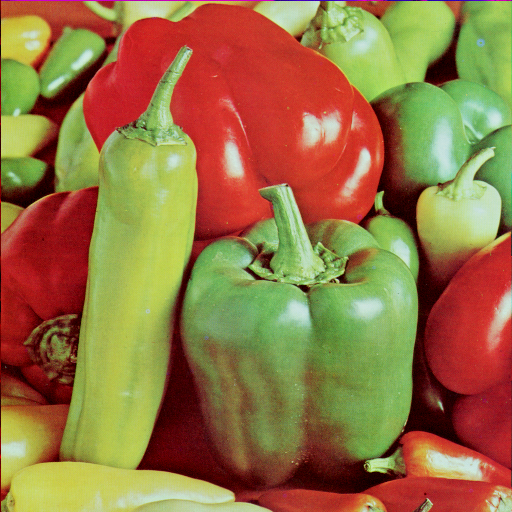
#> input picture DIP_Assignment1_2023/images/PeppersRGB.tif, 512 x 512 px
$ python -i utils.py   (imports and definitions only)
#> lines starting #> are read from the running program, lines starting #| are printed output that depends on the picture
#> further down, picture is the input picture: shape (512, 512, 3); mean B, G, R 66.5, 115.6, 149.8
import numpy as np
import cv2
from scipy.ndimage import gaussian_filter, sobel
import matplotlib
import matplotlib.pyplot as plt
import matplotlib.patches as patches


# [17 lines left out: functions show, linear_normalize, not called in this run]


def Canny(image):
    # if edge is coarse and discontinuous, may be problem in NMS
    # Gaussian smooth
    smoothed_image = gaussian_filter(image.astype(float), sigma=1)
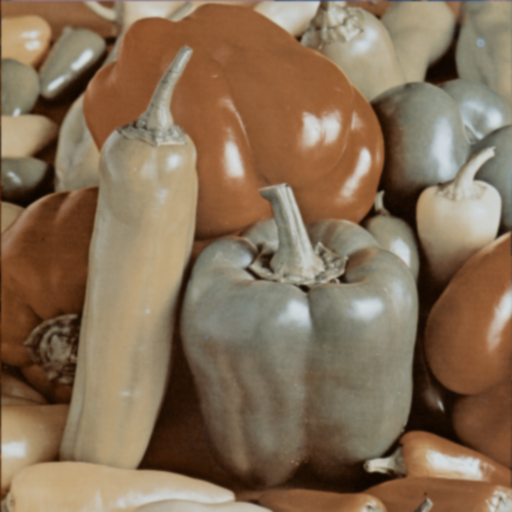
#> smoothed_image: shape (512, 512, 3) float64; mean B, G, R 86.3, 111.2, 134.4
    # smoothed_image = cv2.GaussianBlur(image, ksize=(11, 11), sigmaX=3)
    # show(smoothed_image)

    # Sobel Gradient Extract
    dx = sobel(smoothed_image, axis=1)
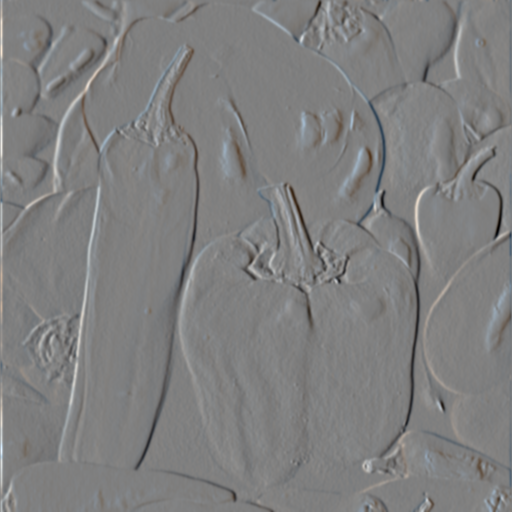
#> dx: shape (512, 512, 3) float64; mean B, G, R 3.7, 3.2, 2.7; drawn with min black and max white
    # show(dx)
    dy = sobel(smoothed_image, axis=0)
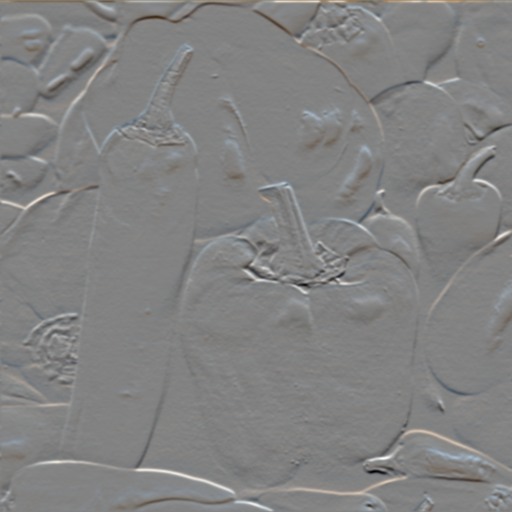
#> dy: shape (512, 512, 3) float64; mean B, G, R 0.3, 1.5, 2.4; drawn with min black and max white
    # show(dy)
    magnitude = np.sqrt(dx ** 2 + dy ** 2)
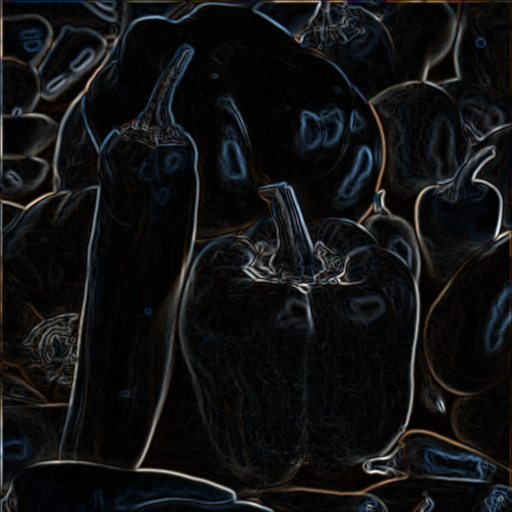
#> magnitude: shape (512, 512, 3) float64; mean B, G, R 137.6, 133, 128.7; drawn with min black and max white
    # show(magnitude)
    angle = np.arctan2(dy, dx)      # arctan2(dy/dx) -> -pi ~ pi
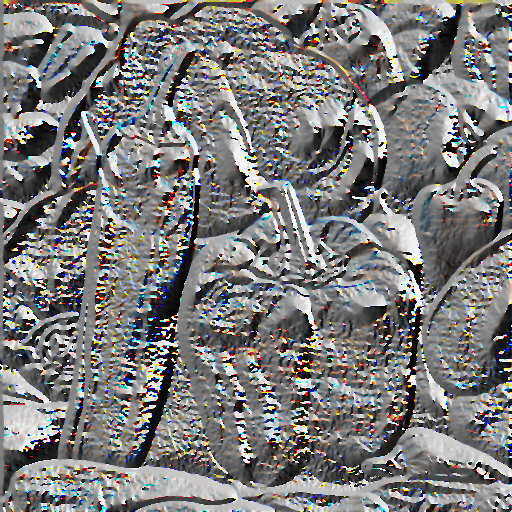
#> angle: shape (512, 512, 3) float64; mean B, G, R -0.113, -0.103, -0.0907; drawn with min black and max white

    # NMS
    nms_magnitude = magnitude.copy()
    for i in range(1, magnitude.shape[0]-1):
        for j in range(1, magnitude.shape[1]-1):
            if 0 <= np.abs(np.pi - angle[i, j]) <= np.pi / 8 or \
                0 <= np.abs(- np.pi - angle[i, j]) <= np.pi / 8 or \
                    0 <= np.abs(0 - angle[i, j]) <= np.pi / 8:
                nms_magnitude[i, j] = 0 if magnitude[i, j] != max(magnitude[i, j - 1],
                                                                  magnitude[i, j],
                                                                  magnitude[i, j + 1]) else magnitude[i, j]
            elif 0 <= np.abs(- 3 * np.pi / 4 - angle[i, j]) <= np.pi / 8 or \
                    0 <= np.abs(np.pi / 4 - angle[i, j]) <= np.pi / 8:
                nms_magnitude[i, j] = 0 if magnitude[i, j] != max(magnitude[i - 1, j - 1],
                                                                  magnitude[i, j],
                                                                  magnitude[i + 1, j + 1]) else magnitude[i, j]
            elif 0 <= np.abs(- np.pi / 2 - angle[i, j]) <= np.pi / 8 or \
                    0 <= np.abs(np.pi / 2 - angle[i, j]) <= np.pi / 8:
                nms_magnitude[i, j] = 0 if magnitude[i, j] != max(magnitude[i + 1, j],
                                                                  magnitude[i, j],
                                                                  magnitude[i - 1, j]) else magnitude[i, j]
            elif 0 <= np.abs(- np.pi / 4 - angle[i, j]) <= np.pi / 8 or \
                    0 <= np.abs(3 * np.pi / 4 - angle[i, j]) <= np.pi / 8:
                nms_magnitude[i, j] = 0 if magnitude[i, j] != max(magnitude[i - 1, j + 1],
                                                                  magnitude[i, j],
                                                                  magnitude[i + 1, j - 1]) else magnitude[i, j]
            else:
                raise RuntimeError

    # show(nms_magnitude)

    T1 = 0.1 * np.max(nms_magnitude)    # weak threshold
    T2 = 0.5 * np.max(nms_magnitude)    # strong threshold

    strong_edge = (nms_magnitude > T2)
    weak_edge = np.logical_and(nms_magnitude >= T1, nms_magnitude <= T2)

    threshold_magnitude = np.zeros_like(nms_magnitude)
    for i in range(1, nms_magnitude.shape[0] - 1):
        for j in range(1, nms_magnitude.shape[1] - 1):
            if strong_edge[i, j]:
                threshold_magnitude[i, j] = 1
                for x, y in [(i-1, j-1), (i, j-1), (i+1, j-1), (i-1, j), (i-1, j), (i-1, j+1), (i, j-1), (i, j+1)]:
                    if weak_edge[x, y]:
                        threshold_magnitude[x, y] = 1
    return threshold_magnitude


# [139 lines left out: functions calculate_iou, nms_multiclass, plot_bboxes, plot_xy_histogram, not called in this run]

>>> import cv2
>>> picture = cv2.imread('../../../DIP_Assignment1_2023/images/PeppersRGB.tif')
#> (the run stopped early here; a loop or call above may not have finished)

$ run again, on DIP_Assignment1_2023/images/circuitboard-a.tif
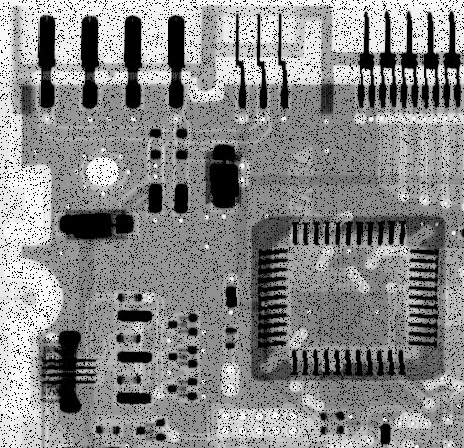
#> input picture DIP_Assignment1_2023/images/circuitboard-a.tif, 464 x 448 px
#> picture is the input picture: shape (448, 464, 3); min 0, max 255, mean 135.8
#> in Canny, `magnitude = np.sqrt(dx ** 2 + dy ** 2)`:
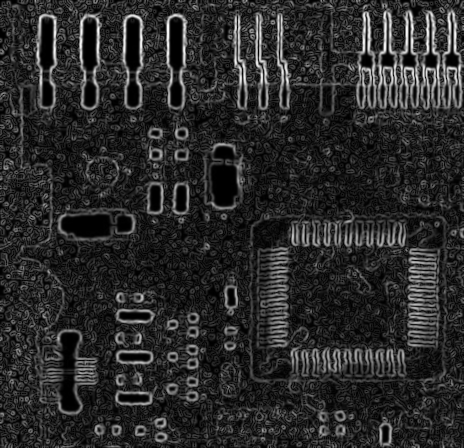
#> magnitude: shape (448, 464, 3) float64; min 0, max 2515.5, mean 420.6; drawn with min black and max white
#> in Canny, `angle = np.arctan2(dy, dx)`:
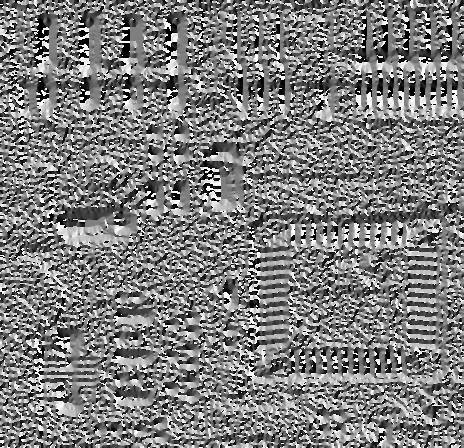
#> angle: shape (448, 464, 3) float64; min -3.14, max 3.14, mean -0.032; drawn with min black and max white
